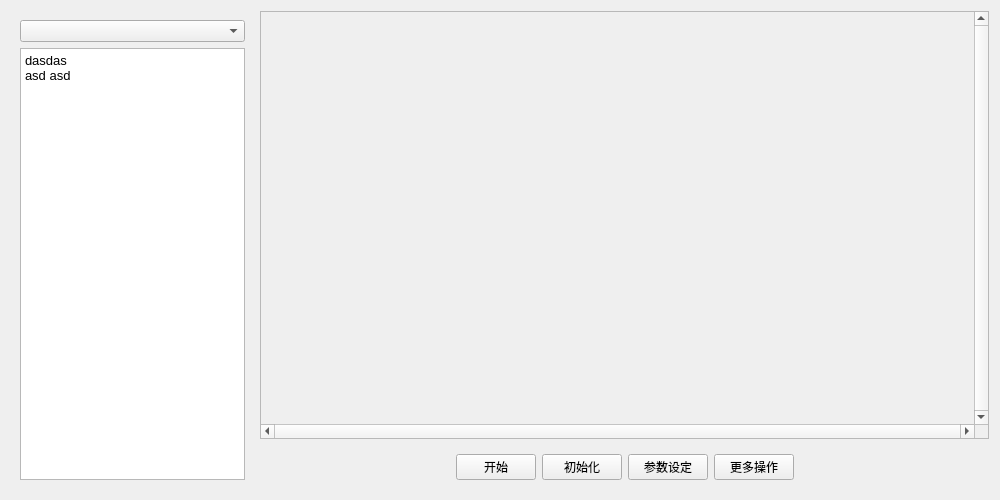
<?xml version="1.0" encoding="UTF-8"?>
<ui version="4.0">
 <class>Widget</class>
 <widget class="QWidget" name="Widget">
  <property name="geometry">
   <rect>
    <x>0</x>
    <y>0</y>
    <width>1000</width>
    <height>500</height>
   </rect>
  </property>
  <property name="windowTitle">
   <string>Widget</string>
  </property>
  <layout class="QHBoxLayout" name="horizontalLayout_2" stretch="1,3">
   <item>
    <widget class="QWidget" name="leftContainerWidget" native="true">
     <property name="minimumSize">
      <size>
       <width>0</width>
       <height>0</height>
      </size>
     </property>
     <property name="maximumSize">
      <size>
       <width>270</width>
       <height>16777215</height>
      </size>
     </property>
     <layout class="QVBoxLayout" name="verticalLayout_2">
      <item>
       <widget class="QComboBox" name="menuList"/>
      </item>
      <item>
       <widget class="QTextBrowser" name="textBrowser">
        <property name="html">
         <string>&lt;!DOCTYPE HTML PUBLIC &quot;-//W3C//DTD HTML 4.0//EN&quot; &quot;http://www.w3.org/TR/REC-html40/strict.dtd&quot;&gt;
&lt;html&gt;&lt;head&gt;&lt;meta name=&quot;qrichtext&quot; content=&quot;1&quot; /&gt;&lt;style type=&quot;text/css&quot;&gt;
p, li { white-space: pre-wrap; }
&lt;/style&gt;&lt;/head&gt;&lt;body style=&quot; font-family:'Noto Sans'; font-size:10pt; font-weight:400; font-style:normal;&quot;&gt;
&lt;p style=&quot; margin-top:0px; margin-bottom:0px; margin-left:0px; margin-right:0px; -qt-block-indent:0; text-indent:0px;&quot;&gt;&lt;span style=&quot; font-family:'Noto Sans';&quot;&gt;dasdas &lt;/span&gt;&lt;/p&gt;
&lt;p style=&quot; margin-top:0px; margin-bottom:0px; margin-left:0px; margin-right:0px; -qt-block-indent:0; text-indent:0px;&quot;&gt;&lt;span style=&quot; font-family:'Noto Sans';&quot;&gt;asd asd &lt;/span&gt;&lt;/p&gt;&lt;/body&gt;&lt;/html&gt;</string>
        </property>
       </widget>
      </item>
     </layout>
    </widget>
   </item>
   <item>
    <layout class="QVBoxLayout" name="verticalLayout" stretch="1,0">
     <property name="sizeConstraint">
      <enum>QLayout::SetMinAndMaxSize</enum>
     </property>
     <item>
      <widget class="QScrollArea" name="rightContainerWidgetWrap">
       <property name="verticalScrollBarPolicy">
        <enum>Qt::ScrollBarAlwaysOn</enum>
       </property>
       <property name="horizontalScrollBarPolicy">
        <enum>Qt::ScrollBarAlwaysOn</enum>
       </property>
       <property name="widgetResizable">
        <bool>false</bool>
       </property>
       <widget class="MyScreen" name="rightContainerWidget">
        <property name="geometry">
         <rect>
          <x>0</x>
          <y>0</y>
          <width>710</width>
          <height>407</height>
         </rect>
        </property>
       </widget>
      </widget>
     </item>
     <item>
      <widget class="QWidget" name="rigthBottom" native="true">
       <layout class="QHBoxLayout" name="horizontalLayout">
        <property name="spacing">
         <number>6</number>
        </property>
        <property name="sizeConstraint">
         <enum>QLayout::SetMinimumSize</enum>
        </property>
        <item>
         <spacer name="horizontalSpacer">
          <property name="orientation">
           <enum>Qt::Horizontal</enum>
          </property>
          <property name="sizeHint" stdset="0">
           <size>
            <width>40</width>
            <height>20</height>
           </size>
          </property>
         </spacer>
        </item>
        <item>
         <widget class="QPushButton" name="startBtn">
          <property name="text">
           <string>开始</string>
          </property>
         </widget>
        </item>
        <item>
         <widget class="QPushButton" name="initBtn">
          <property name="text">
           <string>初始化</string>
          </property>
         </widget>
        </item>
        <item>
         <widget class="QPushButton" name="dataSettingBtn">
          <property name="text">
           <string>参数设定</string>
          </property>
         </widget>
        </item>
        <item>
         <widget class="QPushButton" name="moreControlBtn">
          <property name="text">
           <string>更多操作</string>
          </property>
         </widget>
        </item>
        <item>
         <spacer name="horizontalSpacer_2">
          <property name="orientation">
           <enum>Qt::Horizontal</enum>
          </property>
          <property name="sizeHint" stdset="0">
           <size>
            <width>40</width>
            <height>20</height>
           </size>
          </property>
         </spacer>
        </item>
       </layout>
      </widget>
     </item>
    </layout>
   </item>
  </layout>
 </widget>
 <customwidgets>
  <customwidget>
   <class>MyScreen</class>
   <extends>QWidget</extends>
   <header>myscreen.h</header>
   <container>1</container>
  </customwidget>
 </customwidgets>
 <resources/>
 <connections/>
</ui>
